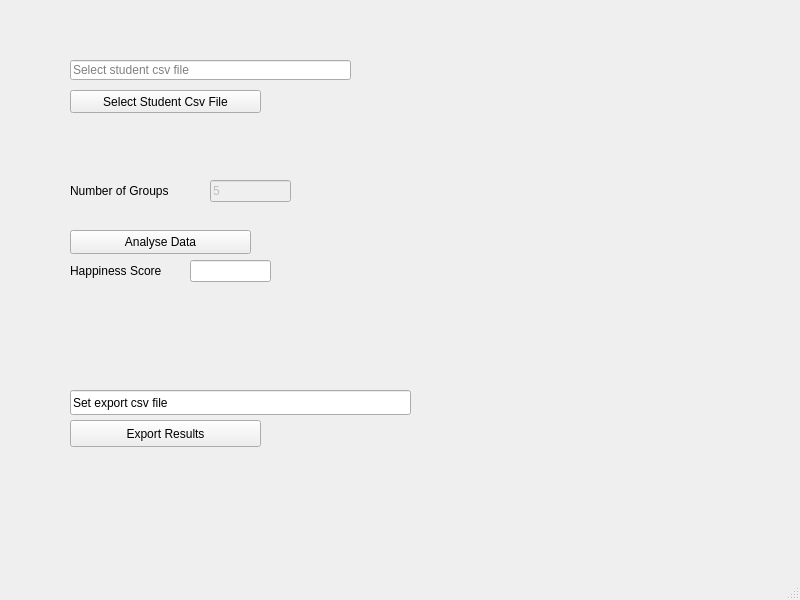
<?xml version="1.0" encoding="UTF-8"?>
<ui version="4.0">
 <class>MainWindow</class>
 <widget class="QMainWindow" name="MainWindow">
  <property name="enabled">
   <bool>true</bool>
  </property>
  <property name="geometry">
   <rect>
    <x>0</x>
    <y>0</y>
    <width>800</width>
    <height>600</height>
   </rect>
  </property>
  <property name="windowTitle">
   <string>MainWindow</string>
  </property>
  <widget class="QWidget" name="centralwidget">
   <widget class="QPushButton" name="selectStudentCsvButton">
    <property name="geometry">
     <rect>
      <x>70</x>
      <y>90</y>
      <width>191</width>
      <height>23</height>
     </rect>
    </property>
    <property name="text">
     <string>Select Student Csv File</string>
    </property>
   </widget>
   <widget class="QLineEdit" name="csvFilePathDisplay">
    <property name="geometry">
     <rect>
      <x>70</x>
      <y>60</y>
      <width>281</width>
      <height>20</height>
     </rect>
    </property>
    <property name="readOnly">
     <bool>true</bool>
    </property>
    <property name="placeholderText">
     <string>Select student csv file</string>
    </property>
   </widget>
   <widget class="QPushButton" name="analyseDataButton">
    <property name="geometry">
     <rect>
      <x>70</x>
      <y>230</y>
      <width>181</width>
      <height>24</height>
     </rect>
    </property>
    <property name="text">
     <string>Analyse Data</string>
    </property>
   </widget>
   <widget class="QLineEdit" name="exportCsvDisplay">
    <property name="geometry">
     <rect>
      <x>70</x>
      <y>390</y>
      <width>341</width>
      <height>25</height>
     </rect>
    </property>
    <property name="text">
     <string>Set export csv file</string>
    </property>
   </widget>
   <widget class="QPushButton" name="exportCsvButton">
    <property name="geometry">
     <rect>
      <x>70</x>
      <y>420</y>
      <width>191</width>
      <height>27</height>
     </rect>
    </property>
    <property name="text">
     <string>Export Results</string>
    </property>
   </widget>
   <widget class="QLineEdit" name="happinessScoreDisplay">
    <property name="geometry">
     <rect>
      <x>190</x>
      <y>260</y>
      <width>81</width>
      <height>22</height>
     </rect>
    </property>
   </widget>
   <widget class="QLabel" name="happinessScoreLabel">
    <property name="geometry">
     <rect>
      <x>70</x>
      <y>260</y>
      <width>121</width>
      <height>21</height>
     </rect>
    </property>
    <property name="text">
     <string>Happiness Score</string>
    </property>
   </widget>
   <widget class="QLineEdit" name="numberGroupsDisplay">
    <property name="enabled">
     <bool>false</bool>
    </property>
    <property name="geometry">
     <rect>
      <x>210</x>
      <y>180</y>
      <width>81</width>
      <height>22</height>
     </rect>
    </property>
    <property name="text">
     <string>5</string>
    </property>
   </widget>
   <widget class="QLabel" name="numberGroupsLabel">
    <property name="geometry">
     <rect>
      <x>70</x>
      <y>180</y>
      <width>141</width>
      <height>21</height>
     </rect>
    </property>
    <property name="text">
     <string>Number of Groups</string>
    </property>
   </widget>
  </widget>
  <widget class="QMenuBar" name="menubar">
   <property name="geometry">
    <rect>
     <x>0</x>
     <y>0</y>
     <width>800</width>
     <height>26</height>
    </rect>
   </property>
  </widget>
  <widget class="QStatusBar" name="statusbar"/>
 </widget>
 <resources/>
 <connections/>
</ui>
